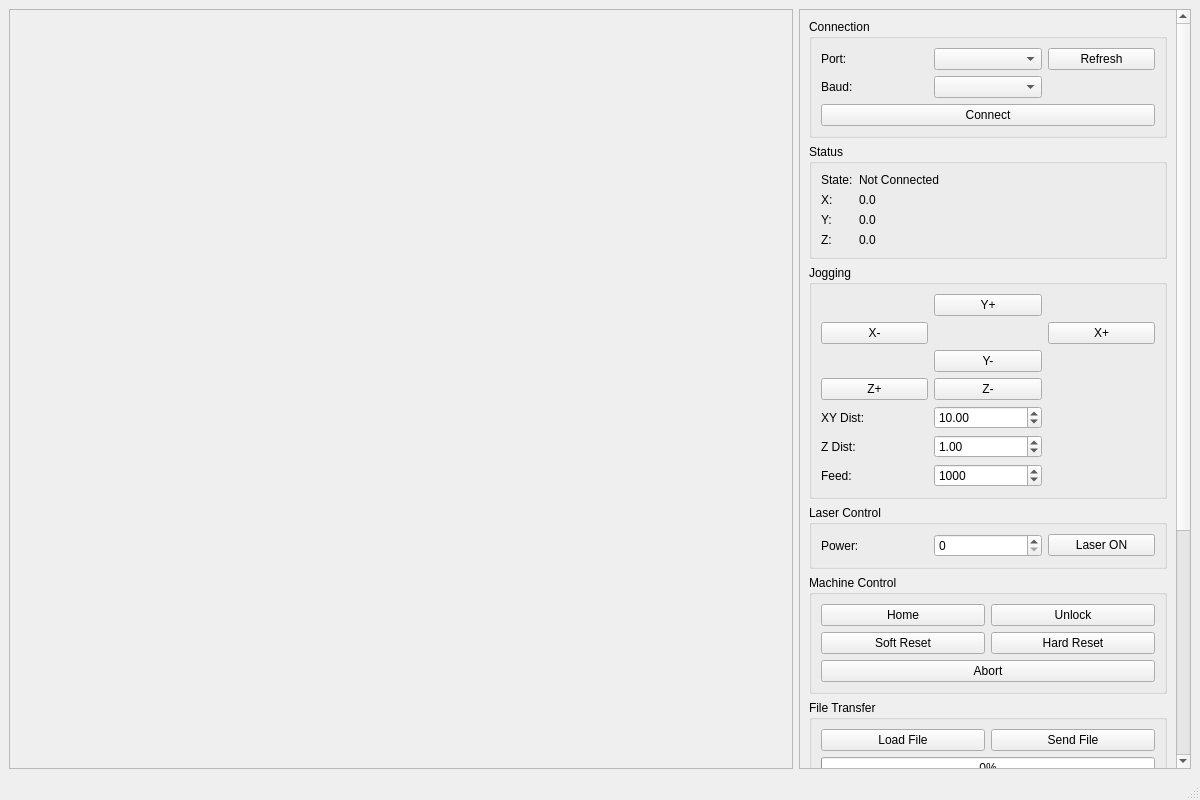
<?xml version="1.0" encoding="UTF-8"?>
<ui version="4.0">
 <class>MainWindow</class>
 <widget class="QMainWindow" name="MainWindow">
  <property name="geometry">
   <rect>
    <x>0</x>
    <y>0</y>
    <width>1200</width>
    <height>800</height>
   </rect>
  </property>
  <property name="windowTitle">
   <string>PyQt6 CNC Controller</string>
  </property>
  <widget class="QWidget" name="centralwidget">
   <layout class="QHBoxLayout" name="horizontalLayout">
    <item>
     <widget class="QFrame" name="viewerFrame">
      <property name="sizePolicy">
       <sizepolicy hsizetype="Expanding" vsizetype="Preferred">
        <horstretch>2</horstretch>
        <verstretch>0</verstretch>
       </sizepolicy>
      </property>
      <property name="frameShape">
       <enum>QFrame::StyledPanel</enum>
      </property>
      <property name="frameShadow">
       <enum>QFrame::Raised</enum>
      </property>
     </widget>
    </item>
    <item>
     <widget class="QScrollArea" name="scrollArea">
      <property name="sizePolicy">
       <sizepolicy hsizetype="Preferred" vsizetype="Preferred">
        <horstretch>1</horstretch>
        <verstretch>0</verstretch>
       </sizepolicy>
      </property>
      <property name="minimumSize">
       <size>
        <width>350</width>
        <height>0</height>
       </size>
      </property>
      <property name="widgetResizable">
       <bool>true</bool>
      </property>
      <widget class="QWidget" name="scrollAreaWidgetContents">
       <property name="geometry">
        <rect>
         <x>0</x>
         <y>0</y>
         <width>331</width>
         <height>1000</height>
        </rect>
       </property>
       <layout class="QVBoxLayout" name="verticalLayout_2">
        <item>
         <widget class="QGroupBox" name="connectionGroup">
          <property name="title">
           <string>Connection</string>
          </property>
          <layout class="QGridLayout" name="gridLayout">
           <item row="0" column="0">
            <widget class="QLabel" name="label">
             <property name="text">
              <string>Port:</string>
             </property>
            </widget>
           </item>
           <item row="0" column="1">
            <widget class="QComboBox" name="portComboBox"/>
           </item>
           <item row="0" column="2">
            <widget class="QPushButton" name="refreshPortsButton">
             <property name="text">
              <string>Refresh</string>
             </property>
            </widget>
           </item>
           <item row="1" column="0">
            <widget class="QLabel" name="label_2">
             <property name="text">
              <string>Baud:</string>
             </property>
            </widget>
           </item>
           <item row="1" column="1">
            <widget class="QComboBox" name="baudRateComboBox"/>
           </item>
           <item row="2" column="0" colspan="3">
            <widget class="QPushButton" name="connectButton">
             <property name="text">
              <string>Connect</string>
             </property>
            </widget>
           </item>
          </layout>
         </widget>
        </item>
        <item>
         <widget class="QGroupBox" name="statusGroup">
          <property name="title">
           <string>Status</string>
          </property>
          <layout class="QFormLayout" name="formLayout">
           <item row="0" column="0">
            <widget class="QLabel" name="label_3">
             <property name="text">
              <string>State:</string>
             </property>
            </widget>
           </item>
           <item row="0" column="1">
            <widget class="QLabel" name="stateLabel">
             <property name="text">
              <string>Not Connected</string>
             </property>
            </widget>
           </item>
           <item row="1" column="0">
            <widget class="QLabel" name="label_4">
             <property name="text">
              <string>X:</string>
             </property>
            </widget>
           </item>
           <item row="1" column="1">
            <widget class="QLabel" name="xPosLabel">
             <property name="text">
              <string>0.0</string>
             </property>
            </widget>
           </item>
           <item row="2" column="0">
            <widget class="QLabel" name="label_5">
             <property name="text">
              <string>Y:</string>
             </property>
            </widget>
           </item>
           <item row="2" column="1">
            <widget class="QLabel" name="yPosLabel">
             <property name="text">
              <string>0.0</string>
             </property>
            </widget>
           </item>
           <item row="3" column="0">
            <widget class="QLabel" name="label_6">
             <property name="text">
              <string>Z:</string>
             </property>
            </widget>
           </item>
           <item row="3" column="1">
            <widget class="QLabel" name="zPosLabel">
             <property name="text">
              <string>0.0</string>
             </property>
            </widget>
           </item>
          </layout>
         </widget>
        </item>
        <item>
         <widget class="QGroupBox" name="joggingGroup">
          <property name="title">
           <string>Jogging</string>
          </property>
          <layout class="QGridLayout" name="gridLayout_2">
           <item row="3" column="1">
            <widget class="QPushButton" name="zDownButton">
             <property name="text">
              <string>Z-</string>
             </property>
            </widget>
           </item>
           <item row="1" column="2">
            <widget class="QPushButton" name="xPlusButton">
             <property name="text">
              <string>X+</string>
             </property>
            </widget>
           </item>
           <item row="2" column="1">
            <widget class="QPushButton" name="yMinusButton">
             <property name="text">
              <string>Y-</string>
             </property>
            </widget>
           </item>
           <item row="1" column="0">
            <widget class="QPushButton" name="xMinusButton">
             <property name="text">
              <string>X-</string>
             </property>
            </widget>
           </item>
           <item row="0" column="1">
            <widget class="QPushButton" name="yPlusButton">
             <property name="text">
              <string>Y+</string>
             </property>
            </widget>
           </item>
           <item row="3" column="0">
            <widget class="QPushButton" name="zUpButton">
             <property name="text">
              <string>Z+</string>
             </property>
            </widget>
           </item>
           <item row="4" column="0">
            <widget class="QLabel" name="label_7">
             <property name="text">
              <string>XY Dist:</string>
             </property>
            </widget>
           </item>
           <item row="4" column="1">
            <widget class="QDoubleSpinBox" name="xyDistanceSpinBox">
             <property name="value">
              <double>10</double>
             </property>
            </widget>
           </item>
           <item row="5" column="0">
            <widget class="QLabel" name="label_8">
             <property name="text">
              <string>Z Dist:</string>
             </property>
            </widget>
           </item>
           <item row="5" column="1">
            <widget class="QDoubleSpinBox" name="zDistanceSpinBox">
             <property name="value">
              <double>1</double>
             </property>
            </widget>
           </item>
           <item row="6" column="0">
            <widget class="QLabel" name="label_9">
             <property name="text">
              <string>Feed:</string>
             </property>
            </widget>
           </item>
           <item row="6" column="1">
            <widget class="QSpinBox" name="feedRateSpinBox">
             <property name="maximum">
              <number>10000</number>
             </property>
             <property name="value">
              <number>1000</number>
             </property>
            </widget>
           </item>
          </layout>
         </widget>
        </item>
        <item>
         <widget class="QGroupBox" name="laserGroup">
          <property name="title">
           <string>Laser Control</string>
          </property>
          <layout class="QHBoxLayout" name="horizontalLayout_2">
           <item>
            <widget class="QLabel" name="label_10">
             <property name="text">
              <string>Power:</string>
             </property>
            </widget>
           </item>
           <item>
            <widget class="QSpinBox" name="laserPowerSpinBox">
             <property name="maximum">
              <number>1023</number>
             </property>
            </widget>
           </item>
           <item>
            <widget class="QPushButton" name="laserToggleButton">
             <property name="text">
              <string>Laser ON</string>
             </property>
             <property name="checkable">
              <bool>true</bool>
             </property>
            </widget>
           </item>
          </layout>
         </widget>
        </item>
        <item>
         <widget class="QGroupBox" name="machineControlGroup">
          <property name="title">
           <string>Machine Control</string>
          </property>
          <layout class="QGridLayout" name="gridLayout_3">
           <item row="0" column="0">
            <widget class="QPushButton" name="homeButton">
             <property name="text">
              <string>Home</string>
             </property>
            </widget>
           </item>
           <item row="0" column="1">
            <widget class="QPushButton" name="unlockButton">
             <property name="text">
              <string>Unlock</string>
             </property>
            </widget>
           </item>
           <item row="1" column="0">
            <widget class="QPushButton" name="softResetButton">
             <property name="text">
              <string>Soft Reset</string>
             </property>
            </widget>
           </item>
           <item row="1" column="1">
            <widget class="QPushButton" name="hardResetButton">
             <property name="text">
              <string>Hard Reset</string>
             </property>
            </widget>
           </item>
           <item row="2" column="0" colspan="2">
            <widget class="QPushButton" name="abortButton">
             <property name="text">
              <string>Abort</string>
             </property>
            </widget>
           </item>
          </layout>
         </widget>
        </item>
        <item>
         <widget class="QGroupBox" name="fileTransferGroup">
          <property name="title">
           <string>File Transfer</string>
          </property>
          <layout class="QVBoxLayout" name="verticalLayout">
           <item>
            <layout class="QHBoxLayout" name="horizontalLayout_4">
             <item>
              <widget class="QPushButton" name="loadFileButton">
               <property name="text">
                <string>Load File</string>
               </property>
              </widget>
             </item>
             <item>
              <widget class="QPushButton" name="sendFileButton">
               <property name="text">
                <string>Send File</string>
               </property>
              </widget>
             </item>
            </layout>
           </item>
           <item>
            <widget class="QProgressBar" name="fileProgressBar">
             <property name="value">
              <number>0</number>
             </property>
            </widget>
           </item>
           <item>
            <widget class="QPushButton" name="cancelSendButton">
             <property name="text">
              <string>Cancel</string>
             </property>
             <property name="enabled">
              <bool>false</bool>
             </property>
            </widget>
           </item>
          </layout>
         </widget>
        </item>
        <item>
         <widget class="QGroupBox" name="consoleGroup">
          <property name="title">
           <string>Console</string>
          </property>
          <layout class="QVBoxLayout" name="verticalLayout_3">
           <item>
            <widget class="QTextBrowser" name="consoleOutput">
             <property name="minimumSize">
              <size>
               <width>0</width>
               <height>200</height>
              </size>
             </property>
            </widget>
           </item>
           <item>
            <layout class="QHBoxLayout" name="horizontalLayout_3">
             <item>
              <widget class="QLineEdit" name="commandLineEdit"/>
             </item>
             <item>
              <widget class="QPushButton" name="sendButton">
               <property name="text">
                <string>Send</string>
               </property>
              </widget>
             </item>
            </layout>
           </item>
          </layout>
         </widget>
        </item>
       </layout>
      </widget>
     </widget>
    </item>
   </layout>
  </widget>
  <widget class="QMenuBar" name="menubar">
   <property name="geometry">
    <rect>
     <x>0</x>
     <y>0</y>
     <width>1200</width>
     <height>21</height>
    </rect>
   </property>
  </widget>
  <widget class="QStatusBar" name="statusbar"/>
 </widget>
 <resources/>
 <connections/>
</ui>
